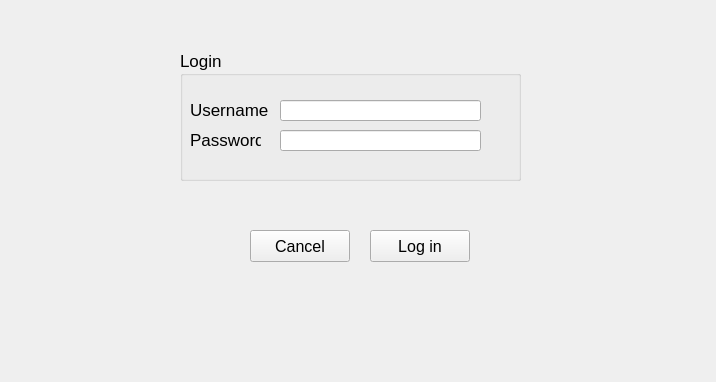
<?xml version="1.0" encoding="UTF-8"?>
<ui version="4.0">
 <class>Dialog</class>
 <widget class="QDialog" name="Dialog">
  <property name="geometry">
   <rect>
    <x>0</x>
    <y>0</y>
    <width>716</width>
    <height>382</height>
   </rect>
  </property>
  <property name="font">
   <font>
    <pointsize>12</pointsize>
   </font>
  </property>
  <property name="windowTitle">
   <string>Dialog</string>
  </property>
  <widget class="QGroupBox" name="groupBox">
   <property name="geometry">
    <rect>
     <x>180</x>
     <y>50</y>
     <width>341</width>
     <height>131</height>
    </rect>
   </property>
   <property name="font">
    <font>
     <pointsize>13</pointsize>
    </font>
   </property>
   <property name="title">
    <string>Login</string>
   </property>
   <widget class="QLabel" name="usernameLabel">
    <property name="geometry">
     <rect>
      <x>10</x>
      <y>50</y>
      <width>81</width>
      <height>20</height>
     </rect>
    </property>
    <property name="text">
     <string>Username</string>
    </property>
   </widget>
   <widget class="QLabel" name="passwordLabel">
    <property name="geometry">
     <rect>
      <x>10</x>
      <y>80</y>
      <width>71</width>
      <height>20</height>
     </rect>
    </property>
    <property name="text">
     <string>Password</string>
    </property>
   </widget>
   <widget class="QLineEdit" name="username">
    <property name="geometry">
     <rect>
      <x>100</x>
      <y>50</y>
      <width>201</width>
      <height>21</height>
     </rect>
    </property>
   </widget>
   <widget class="QLineEdit" name="password">
    <property name="geometry">
     <rect>
      <x>100</x>
      <y>80</y>
      <width>201</width>
      <height>21</height>
     </rect>
    </property>
   </widget>
  </widget>
  <widget class="QPushButton" name="cancelButton">
   <property name="geometry">
    <rect>
     <x>250</x>
     <y>230</y>
     <width>100</width>
     <height>32</height>
    </rect>
   </property>
   <property name="text">
    <string>Cancel</string>
   </property>
   <property name="autoDefault">
    <bool>false</bool>
   </property>
  </widget>
  <widget class="QPushButton" name="loginButton">
   <property name="geometry">
    <rect>
     <x>370</x>
     <y>230</y>
     <width>100</width>
     <height>32</height>
    </rect>
   </property>
   <property name="text">
    <string>Log in</string>
   </property>
   <property name="autoDefault">
    <bool>false</bool>
   </property>
  </widget>
 </widget>
 <resources/>
 <connections/>
</ui>
